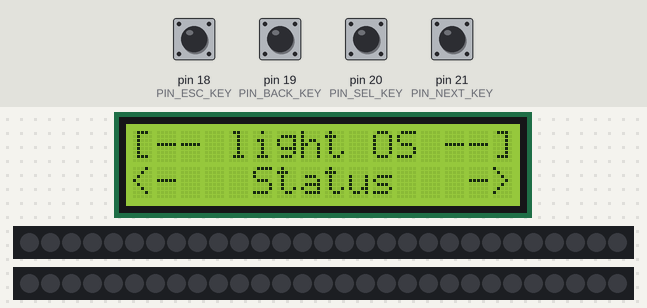
The sketch below on a simulated Arduino Mega 2560, built with avr-gcc and run on an emulated ATmega2560. On the bench: 16×2 character LCD, 2 × 29 RGB LEDs in strip order, left to right. Wiring (inferred from the names in the program): character LCD (HD44780): RS pin 30; E pin 31; data pin 32, pin 33, pin 34, pin 35. The test bench sets the inputs (shaded band); at power-on: pin 18 (PIN_ESC_KEY), pin 19 (PIN_BACK_KEY), pin 20 (PIN_SEL_KEY), pin 21 (PIN_NEXT_KEY) HIGH. What the sketch prints to the serial monitor is not drawn.

Above: at 4.2 s.
4.3 s: pin 19 (PIN_BACK_KEY) pulled LOW for 0.15 s
At 4.6 s:
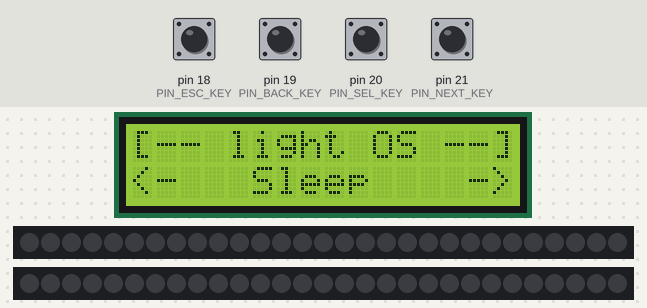
5.9 s: pin 19 (PIN_BACK_KEY) pulled LOW for 1 s
At 7.1 s:
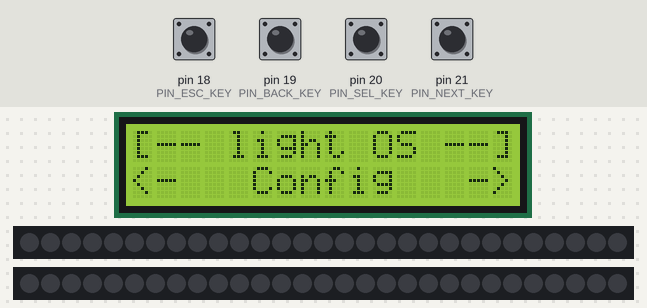
8.4 s: pin 20 (PIN_SEL_KEY) pulled LOW for 0.15 s
At 9.4 s:
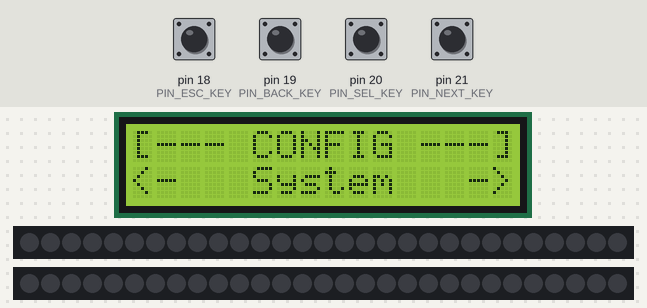
10.0 s: pin 21 (PIN_NEXT_KEY) pulled LOW for 0.15 s
At 11.2 s:
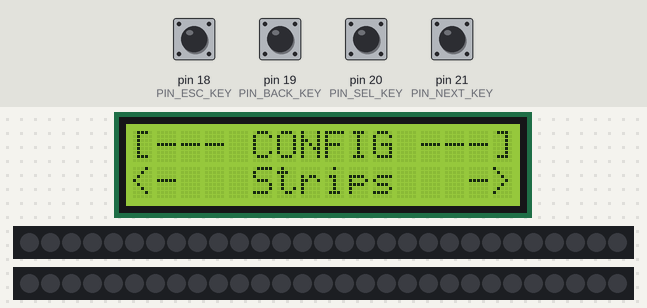
11.6 s: pin 20 (PIN_SEL_KEY) pulled LOW for 1 s
At 12.1 s:
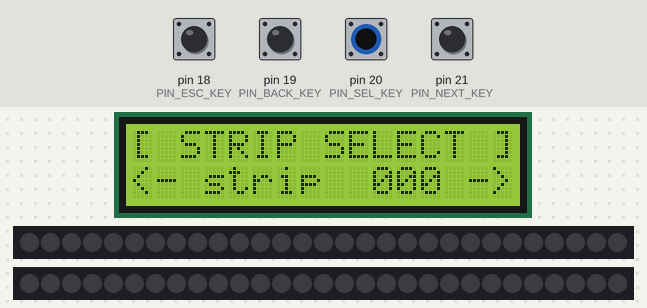
14.1 s: pin 20 (PIN_SEL_KEY) pulled LOW for 0.15 s
At 14.5 s:
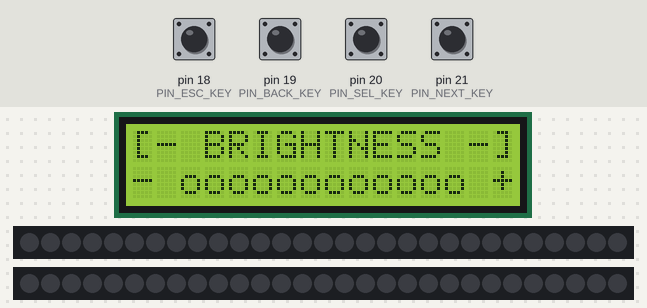
Timing chart, 0 to 16.7 s (numbered marks = the images above; inputs shaded):
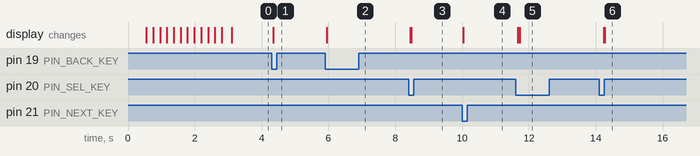

Measured:
- after the input at 4.3 s, the display: changes at once (image 1)
- after the input at 5.9 s, the display: changes at once (image 2)
- after the input at 8.4 s, the display: first changes at once (image 3 shows a later state)
- after the input at 10.0 s, the display: changes at once (image 4)
- after the input at 11.6 s, the display: first changes after 0.06 s (image 5 shows a later state)
- after the input at 14.1 s, the display: first changes after 0.13 s (image 6 shows a later state)

The sketch:

lightOS.ino
```cpp
#include <Arduino.h>
#include "os/lightOS.h"

void setup() { boot(); }

void loop() { os::step(); }
```

boot.h
```cpp
#ifndef LIGHT_OS_BOOT_H_
#define LIGHT_OS_BOOT_H_

#include <Arduino.h>
#include "../../conf/config.h"

void boot(void);
void boot_fail(void);

#endif
```

KeyControl.hpp
```cpp
#ifndef KEY_CONTROL_HPP_
#define KEY_CONTROL_HPP_

#include <Arduino.h>
#include <inttypes.h>
#include "TimerOne.h"

#define KEYCTRL_NUM_KEYS 4

#define KEYCTRL_KEYTYPE_ESC 0x0
#define KEYCTRL_KEYTYPE_BACK 0x1
#define KEYCTRL_KEYTYPE_SELECT 0x2
#define KEYCTRL_KEYTYPE_NEXT 0x3

#define KEYCTRL_KEY_ESC 0x1
#define KEYCTRL_KEY_BACK 0x2
#define KEYCTRL_KEY_SELECT 0x4
#define KEYCTRL_KEY_NEXT 0x8

/*!
 *
 * @note Debouncing is done by storing the last press every 50ms,
 *	zeroing the current key state.
 *  One press worth of history is kept (in the high four bits).
 */
class KeyControl {
private:
	static volatile uint8_t key_state_mask;
	static uint8_t* keys;

	KeyControl() {};
	~KeyControl() {};
public:
	static void init(void);
	static void start(void);
	static uint8_t attachKey(uint8_t key_type, uint8_t key_port);

	// alternate way of reading (in comparison to exposed variable)
	static uint8_t getKeyState(void);
	static uint8_t getLastKeyState(void);
	static void clearKeys(void);

	static void __key_esc_isr(void);
	static void __key_back_isr(void);
	static void __key_sel_isr(void);
	static void __key_next_isr(void);

	static void __shift_isr(void);
};

#endif
```

lightOS.h
```cpp
#ifndef LIGHT_OS_H_
#define LIGHT_OS_H_

// OS core
#include "sys/oscore.h"
#include "sys/os.cpp"

// OS modules
#include "sys/os.ui.cpp"
#include "sys/os.display.cpp"
#include "sys/os.led_ctrl.cpp"

// peripherals
#include "dev/KeyControl.cpp"
#include "dev/LCD.cpp"

// boot
#include "boot/boot.cpp"

#endif
```

os.display.hpp
```cpp
#ifndef LIGHT_OS_DISPLAY_H_
#define LIGHT_OS_DISPLAY_H_

#include <string.h>
#include "os.hpp"
#include "../dev/LCD.hpp"

#define DISP_CMD_PRINT_C	0x01	// character print
#define DISP_CMD_PRINT_I	0x02	// integer print
#define DISP_CMD_PRINT_L	0x03	// long integer print
#define DISP_CMD_PRINT_S	0x04	// string print
#define DISP_CMD_PRINT_F	0x05	// string-in-flash print (__FlashStringHelper)

#define DISP_CMD_CURSOR		0x10	// set the cursor
#define DISP_CMD_HOME 		0x20	// set home
#define DISP_CMD_CLEAR		0x30	// clear display (and home)

namespace os {
	namespace display {
		struct cmd_t {
			uint8_t command;
			size_t data_length;
			uint8_t base;
			void* data;
			struct os::display::cmd_t* next;
		};

		typedef struct os::display::cmd_t cmd_t;
		cmd_t* cmd_queue;
		cmd_t* cmd_queue_tail;

		void __queue_cmd(uint8_t command, void* data, size_t size, uint8_t base);

		void init(void);
		void update(void);

		void print(char data, uint8_t base = DEC);
		void print(int data,  uint8_t base = DEC);
		void print(long data, uint8_t base = DEC);
		void print(char* data);
		void print(const __FlashStringHelper* data);

		void setCursor(uint8_t column, uint8_t row);
		void home(void);
		void clear(void);
	};
};

#endif
```

os.hpp
```cpp
#ifndef LIGHT_OS_OS_H_
#define LIGHT_OS_OS_H_

#include "oscore.h"

namespace os {
	peripherals_t* dev;
	uint8_t last_processed_input = 0;

	void step(void);
	void process_input(void);
};

#endif
```

os.led_ctrl.hpp
```cpp
#ifndef LIGHT_OS_LEDCTRL_H_
#define LIGHT_OS_LEDCTRL_H_

#include <Adafruit_NeoPixel.h>
#include "os.hpp"
#include "../../conf/config.h"

#define ID_STRIP_NULL 0x0

namespace os {
	namespace led_ctrl {
		struct anim_reg {
			uint8_t id;
			uint8_t num_strips;
			uint8_t* strip_req;
			void (*anim)(Adafruit_NeoPixel**);
			struct os::led_ctrl::anim_reg* next;
		};

		typedef struct os::led_ctrl::anim_reg RegisteredAnimation;

		static void init(void);
		static void run(uint8_t anim_id);
		static void update(void);

		static void registerAnimation(void (*anim)(Adafruit_NeoPixel**), uint8_t anim_id, uint8_t num_strips, uint8_t* strip_req);
		static RegisteredAnimation* getAnimationList(void);
		static uint8_t getAnimationCount(void);

		static RegisteredAnimation* running[NUM_STRIPS];
		static RegisteredAnimation* registry_head;
		static RegisteredAnimation* registry_tail;

		static uint8_t anim_count;
		static uint8_t cur_run;

		static RegisteredAnimation* search_registry(uint8_t id, RegisteredAnimation*);
	};
};


#endif
```

os.ui.hpp
```cpp
#ifndef LIGHT_OS_UI_H_
#define LIGHT_OS_UI_H_

#include "os.hpp"

#define UI_INPUT_IDLE	0x0
#define UI_STEP_OUT 	0x1
#define UI_STEP_PREV 	0x2
#define UI_SELECT 		0x4
#define UI_STEP_NEXT 	0x8

/**
	@details heirarchy:
	root
	 |- status
	 |- anim_select
	 ||- strip_select
	 |- config
	 ||- strip specific (select)
	 |||- brightness
	 |- sleep
*/

#define NULL_STATE			0

#define ROOT__STATUS		1
#define ROOT__ANIM_SELECT	2
#define ROOT__CONFIG		3
#define ROOT__SLEEP			4

#define STATUS__OVERVIEW	1

#define ASEL__FIRST			0x1
#define ASEL__LAST			(os::led_ctrl::getAnimationCount())

#define CONFIG__SYSTEM		1
#define CONFIG__STRIP		2
#define CONFIG__S_SEL		1
#define CONFIG__S_BRIGHT	1

#define SLEEP__ON			1

namespace os {
	namespace ui {
		static void spawn_child(uint8_t state, void (*handler)(uint8_t*,uint8_t*,uint16_t*), uint16_t data = 0);
		static void esc(void);

		static void __root(uint8_t* state, uint8_t* prev, uint16_t* data);					// tier 0
		static void __status(uint8_t* state, uint8_t* prev, uint16_t* data);				// tier 1
		static void __anim_select(uint8_t* state, uint8_t* prev, uint16_t* data);			// tier 1
		static void __anim_strip_select(uint8_t* state, uint8_t* prev, uint16_t* data);		// tier 2
		static void __config(uint8_t* state, uint8_t* prev, uint16_t* data);				// tier 1
		static void __config_strip_select(uint8_t* state, uint8_t* prev, uint16_t* data);	// tier 2
		static void __config_brightness(uint8_t* state, uint8_t* prev, uint16_t* data);		// tier 3
		static void __sleep(uint8_t* state, uint8_t* prev, uint16_t* data);					// tier 1

		struct ui_state_t {
			uint8_t state;
			uint8_t prev_state;
			uint16_t data;
			void (*handler)(uint8_t*,uint8_t*,uint16_t*);
			struct os::ui::ui_state_t* parent;
		};

		typedef struct os::ui::ui_state_t ui_state_t;
		static ui_state_t* ui_stack;
		static uint8_t input;
		static uint8_t first_call;

		static void init(void);
		static void update(void);

		static void stepOut(void);
		static void stepPrev(void);
		static void stepNext(void);
		static void select(void);
	};
};

#endif
```

oscore.h
```cpp
#ifndef LIGHT_OS_CORE_H_
#define LIGHT_OS_CORE_H_

#include <Arduino.h>
#include <Adafruit_NeoPixel.h>
#include "../dev/KeyControl.hpp"
#include "../dev/LCD.hpp"

struct __ledstrips {
	uint8_t num_strips;
	Adafruit_NeoPixel** strips;
};

typedef struct __ledstrips ledstrips_t;

struct __peripherals {
	KeyControl in;
	LCD* out;
	ledstrips_t* leds;
};

typedef struct __peripherals peripherals_t;

#endif
```

config.h
```cpp
#ifndef CONFIG_H_
#define CONFIG_H_

// version and boot config
#define LIGHTOS_VERSION "lightOS v1.2.0a"
// #define FASTBOOT
#define DEBUG
#define DEBUG_VERBOSE

// pin configuration (avoid pins 0 and 1)
#define PIN_STRIP_1 6
#define PIN_STRIP_2 7

#define PIN_ESC_KEY 18
#define PIN_BACK_KEY 19
#define PIN_SEL_KEY 20
#define PIN_NEXT_KEY 21

#define PIN_LCD_RS 30
#define PIN_LCD_EN 31
#define PIN_LCD_D4 32
#define PIN_LCD_D5 33
#define PIN_LCD_D6 34
#define PIN_LCD_D7 35

#define RAND_SEED_ANALOG_NOISE_PORT A0

// strip type
#define STRIP_TYPE_RGB NEO_GRB + NEO_KHZ800

// dimensions
#define STRIP_LENGTH 29
#define STRIP_1_LENGTH STRIP_LENGTH
#define STRIP_2_LENGTH STRIP_LENGTH

// strips
#define NUM_STRIPS 2
#define ID_STRIP_1 0x1
#define ID_STRIP_2 0x2

#endif
```

LCD.hpp
```cpp
#ifndef LCD_HPP_
#define LCD_HPP_

/**
 *	Device code for LiquidCrystal compatible devices.
 *  Based off of the LiquidCrystal library and modified in order to allow for use without system-wide delays
 * 	@note This version is static.
 */

#include <inttypes.h>
#include "Print.h"

// commands
#define LCD_CLEARDISPLAY 	0x01
#define LCD_RETURNHOME 		0x02
#define LCD_ENTRYMODESET 	0x04
#define LCD_DISPLAYCONTROL 	0x08
#define LCD_CURSORSHIFT 	0x10
#define LCD_FUNCTIONSET 	0x20
#define LCD_SETCGRAMADDR 	0x40
#define LCD_SETDDRAMADDR 	0x80

// flags for display entry mode
#define LCD_ENTRYRIGHT 			0x00
#define LCD_ENTRYLEFT 			0x02
#define LCD_ENTRYSHIFTINCREMENT 0x01
#define LCD_ENTRYSHIFTDECREMENT 0x00

// flags for display on/off control
#define LCD_DISPLAYON 	0x04
#define LCD_DISPLAYOFF 	0x00
#define LCD_CURSORON 	0x02
#define LCD_CURSOROFF 	0x00
#define LCD_BLINKON 	0x01
#define LCD_BLINKOFF 	0x00

// flags for display/cursor shift
#define LCD_DISPLAYMOVE 0x08
#define LCD_CURSORMOVE 	0x00
#define LCD_MOVERIGHT 	0x04
#define LCD_MOVELEFT 	0x00

// flags for function set
#define LCD_8BITMODE 	0x10
#define LCD_4BITMODE 	0x00
#define LCD_2LINE 		0x08
#define LCD_1LINE 		0x00
#define LCD_5x10DOTS 	0x04
#define LCD_5x8DOTS 	0x00

class LCD : public Print {
private:
	void send(uint8_t, uint8_t);
	void write4bits(uint8_t);
	void write8bits(uint8_t);
	void pulseEnable();

	uint8_t _rs_pin; 		// LOW: command.  HIGH: character.
	uint8_t _rw_pin; 		// LOW: write to LCD.  HIGH: read from LCD.
	uint8_t _enable_pin; 	// activated by a HIGH pulse.
	uint8_t _data_pins[8];

	uint8_t _displayfunction;
	uint8_t _displaycontrol;
	uint8_t _displaymode;

	uint8_t _initialized;

	uint8_t _numlines;
	uint8_t _row_offsets[4];
public:
	LCD(uint8_t rs, uint8_t enable, uint8_t d0, uint8_t d1, uint8_t d2, uint8_t d3, uint8_t d4, uint8_t d5, uint8_t d6, uint8_t d7);
	LCD(uint8_t rs, uint8_t rw, uint8_t enable, uint8_t d0, uint8_t d1, uint8_t d2, uint8_t d3, uint8_t d4, uint8_t d5, uint8_t d6, uint8_t d7);
	LCD(uint8_t rs, uint8_t rw, uint8_t enable, uint8_t d0, uint8_t d1, uint8_t d2, uint8_t d3);
	LCD(uint8_t rs, uint8_t enable, uint8_t d0, uint8_t d1, uint8_t d2, uint8_t d3);

	void init(uint8_t fourbitmode, uint8_t rs, uint8_t rw, uint8_t enable, uint8_t d0, uint8_t d1, uint8_t d2, uint8_t d3,
				uint8_t d4, uint8_t d5, uint8_t d6, uint8_t d7);

	void begin(uint8_t cols, uint8_t rows, uint8_t charsize = LCD_5x8DOTS);

	void clear();
	void home();

	void noDisplay();
	void display();
	void noBlink();
	void blink();
	void noCursor();
	void cursor();
	void scrollDisplayLeft();
	void scrollDisplayRight();
	void leftToRight();
	void rightToLeft();
	void autoscroll();
	void noAutoscroll();

	void setRowOffsets(int row1, int row2, int row3, int row4);
	void createChar(uint8_t, uint8_t[]);
	void setCursor(uint8_t, uint8_t);
	virtual size_t write(uint8_t);
	void command(uint8_t);

	using Print::write;
};

#endif
```
